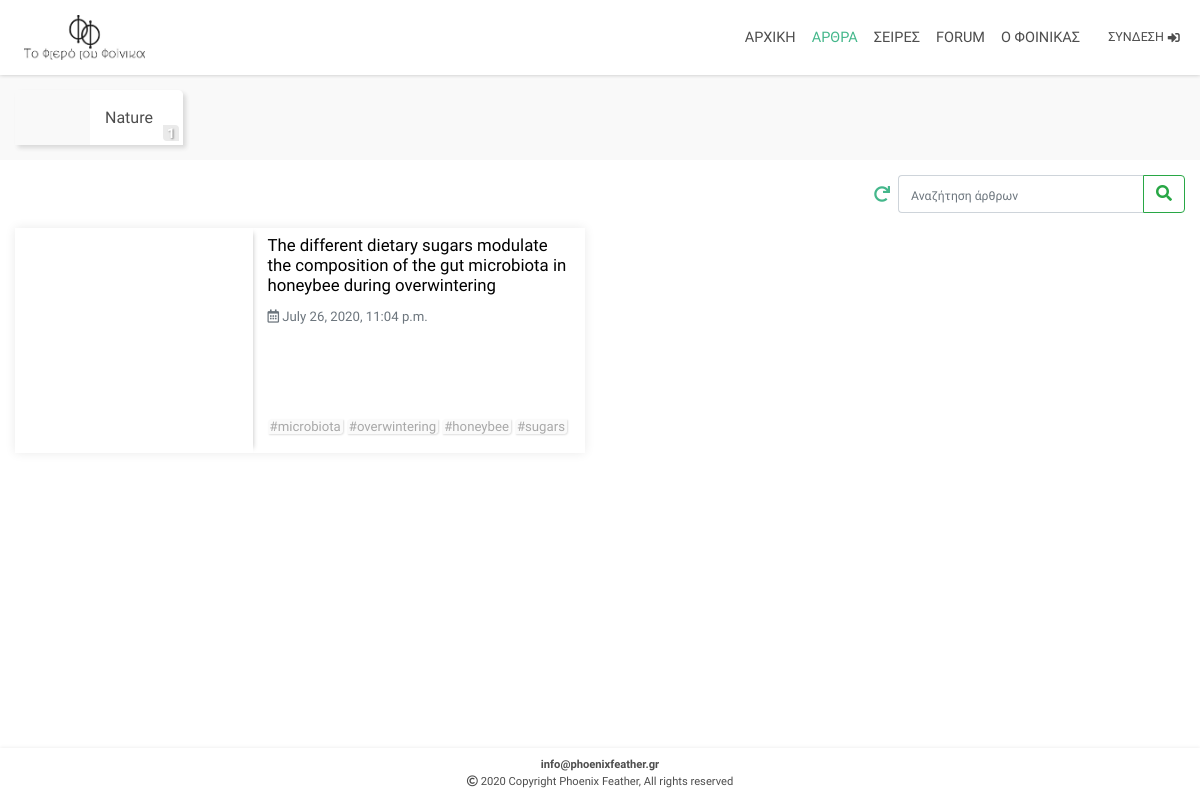
The app's page /articles/, older data.
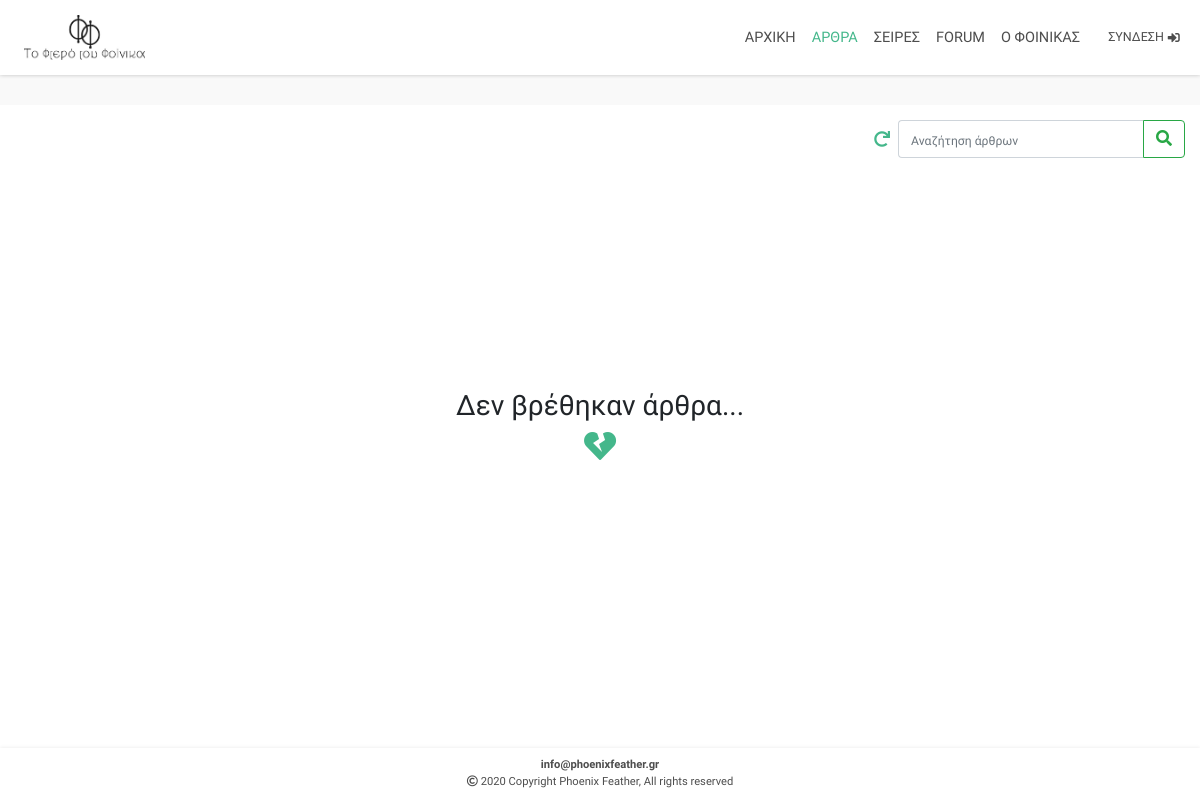
The same page, newer data.
### articles/models.py (models this page shows, shortened)
class ArticlesCategories(models.Model):
    class Meta:
        verbose_name = 'Article Category'
        verbose_name_plural = 'Articles Categories'
    title = models.CharField(max_length=100, unique=True)
    slug = models.SlugField(editable=False,max_length=100,default='')
    image = models.ImageField(upload_to = "Articles_Categories_Images", default='', blank=True)

class Articles(models.Model, HitCountMixin):
    class Meta:
        verbose_name = 'Article'
        verbose_name_plural = 'Articles'
    category = models.ForeignKey(ArticlesCategories, on_delete=models.SET_NULL, null=True, blank=True)
    title = models.CharField(max_length=150,unique=True)
    search = models.CharField(default='',editable=False,max_length=472)
    slug = models.SlugField(editable=False,max_length=150)
    subtitle = models.CharField(max_length=256, blank=True)
    image = models.ImageField(upload_to = "Articles_Images", default='')
    use_image_as_background_in_article = models.BooleanField(default=True)
    article = models.TextField()
    tags = TaggableManager(blank=True)
    created = models.DateTimeField(auto_now_add=True)
    updated = models.DateTimeField(auto_now=True)
    publish_date = models.DateTimeField()
    author = models.CharField(editable=False, default='', max_length=64)
    approved = models.BooleanField(default=False)
    def image_tag(self):
        return mark_safe(f'<div style="width:80px; height:50px; background-image:url({self.image.url}); background-position: center; background-size: cover;"></div>')
    image_tag.short_description = 'Image preview'

### articles/views.py (the view)
# urls.py: path('', include('articles.urls')),
def articles(request):
    current_datetime = localtime(now())
    categories = ArticlesCategories.objects.annotate(articles_count=Count('articles', filter=Q(articles__publish_date__lte=current_datetime)))
    articles = Articles.objects.filter(publish_date__lte=current_datetime,approved=True).order_by('-publish_date')
    if request.method == 'POST':
        mut = request.POST.copy()
        mut['search'] = ''.join(c for c in unicodedata.normalize('NFD', mut['search'].lower()) if unicodedata.category(c) != 'Mn')
        articles_Filter = ArticlesFilter(mut, queryset=articles)
        articles = articles_Filter.qs
    else:
        articles_Filter = ArticlesFilter()
    paginator = Paginator(articles, 6)
    page_number = request.GET.get('page')
    page_obj = paginator.get_page(page_number)
    context = {'categories':categories,'articles':articles,'page_obj':page_obj,'articles_Filter':articles_Filter}
    return render(request, 'articles/articles.html', context)

### articles/templates/articles/articles.html (shortened to what this page needs)
{% extends 'articles/base.html' %}
{% load static %}
{% load thumbnail %}
{% load articles %}
{% block links %}
<link rel="stylesheet" href="{% static 'articles/css/articles.css' %}">
{% endblock %}
{% block main %}
{% include 'articles/navigation.html' %}
<div style="padding-top:15px; padding-bottom:15px; background:#f9f9f9;" class="categories-container-wrapper text-center">
  {% for category in categories %}
  <div class="categories-container">
    <a href="{% url 'articlesCategory' category.slug %}">
      {% thumbnail category.image "200x200" quality=91 as im %}
      <div style="background-image:url({{im.url}});" class="category-image-div">
      </div>
      {% endthumbnail %}
    </a>
    <a href="{% url 'articlesCategory' category.slug %}">
      <div class="category-info">
        <span class="category-title" style="margin:0;">{{category.title}}</span>
        <div class="category-count">
          <span>{{category.articles_count}}</span>
        </div>
      </div>
    </a>
  </div>
  {% endfor %}
</div>
<div style="display: flex; justify-content: flex-end; align-items: center; padding-top:15px;" class="container-fluid">
  <a href="{% url 'articles' %}">
    <div id="restore-default-articles" style="height: 100%; width:32px; display: flex; flex-direction: column; justify-content: center; align-items: center;">
      <i style="color: #44b78b;" class="fas fa-redo"></i>
    </div>
  </a>
  <form id="articles-search-form" action="{% url 'articles' %}" method="POST">
    {{articles_Filter.form.search}}
    <button id="articles-search-submit" class="btn btn-outline-success" type="submit"><i class="fas fa-search"></i></button>
  </form>
</div>
<div id="articles1">
  <div class="container-fluid">
    <div id="articlesContainer" class="row infinite-container">
      {% if articles.count != 0 %}
      {% for article in page_obj %}
      <div class="col-12 col-xl-6 infinite-item">
        <div class="container-fluid">
          <a href="{% url 'article' article.slug %}">
            <div class="row articleRow">
              {% thumbnail article.image "500x500" quality=91 as im %}
              <div style="background-image:url({{im.url}});" class="col-12 col-sm-6 col-xl-5 articleImageDiv">
              </div>
              {% endthumbnail %}
              <div class="col-12 col-sm-6 col-xl-7">
                <div class="articleInfo">
                  <div class="title-Subtitle-Publised-Author">
                      <h4 class="articleTitle">{{article.title}}</h4>
                    <span class="text-muted published"><i class="far fa-calendar-alt"></i> {{article.publish_date}}</span><br>
                  </div>
                  <div style="display:flex; flex:1; justify-content:space-between; width:100%;">
                    <div class="tags">
                      <div>
                        {% for tag in article.tags.all %}
                        <span>#{{ tag }}</span>
                        {% endfor %}
                      </div>
                    </div>
                  </div>
                </div>
              </div>
            </div>
          </a>
        </div>
      </div>
      {% endfor %}
      {% else %}
        <div class="text-center" id="no-articles-returned" style="width:100%; height:100%; min-height: calc(100vh - 52px); display:flex; flex-direction:column; justify-content:center; align-items:center;">
          <h3 class="d-none d-md-flex">Δεν βρέθηκαν άρθρα...</h3>
          <i style="color:#44b78b;" class="fas fa-heart-broken fa-2x"></i>
        </div>
      {% endif %}
    </div>
  </div>
</div>
{% endblock %}
{% block footer %}
{% include 'articles/footer.html' %}
{% endblock %}

Row changes from the older to the newer data that the page shows:
removed ArticlesCategories: title "Nature", articles_count "1"
removed Articles: title "The different dietary sugars modulate the composition of the gut microbiota in honeybee during overwintering", publish_date "July 26, 2020, 11:04 p.m."
removed Tag: name "microbiota"
removed Tag: name "overwintering"
removed Tag: name "honeybee"
removed Tag: name "sugars"
Text that changed along with them:
text now shown: "Δεν βρέθηκαν άρθρα..."
